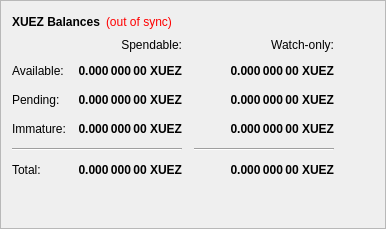
        <widget class="QFrame" name="frame">
         <property name="frameShape">
          <enum>QFrame::StyledPanel</enum>
         </property>
         <property name="frameShadow">
          <enum>QFrame::Raised</enum>
         </property>
         <layout class="QVBoxLayout" name="verticalLayout_4">
          <item>
           <layout class="QHBoxLayout" name="horizontalLayout_4">
            <item>
             <widget class="QLabel" name="label_5">
              <property name="font">
               <font>
                <weight>75</weight>
                <bold>true</bold>
               </font>
              </property>
              <property name="text">
               <string>XUEZ Balances</string>
              </property>
             </widget>
            </item>
            <item>
             <widget class="QLabel" name="labelWalletStatus">
              <property name="cursor">
               <cursorShape>WhatsThisCursor</cursorShape>
              </property>
              <property name="toolTip">
               <string>The displayed information may be out of date. Your wallet automatically synchronizes with the Xuez network after a connection is established, but this process has not completed yet.</string>
              </property>
              <property name="styleSheet">
               <string notr="true">QLabel { color: red; }</string>
              </property>
              <property name="text">
               <string notr="true">(out of sync)</string>
              </property>
              <property name="alignment">
               <set>Qt::AlignLeading|Qt::AlignLeft|Qt::AlignVCenter</set>
              </property>
             </widget>
            </item>
            <item>
             <spacer name="horizontalSpacer_3">
              <property name="orientation">
               <enum>Qt::Horizontal</enum>
              </property>
              <property name="sizeHint" stdset="0">
               <size>
                <width>40</width>
                <height>20</height>
               </size>
              </property>
             </spacer>
            </item>
           </layout>
          </item>
          <item>
           <layout class="QGridLayout" name="gridLayout">
            <property name="spacing">
             <number>12</number>
            </property>
            <item row="2" column="2">
             <widget class="QLabel" name="labelWatchPending">
              <property name="font">
               <font>
                <weight>75</weight>
                <bold>true</bold>
               </font>
              </property>
              <property name="cursor">
               <cursorShape>IBeamCursor</cursorShape>
              </property>
              <property name="toolTip">
               <string>Unconfirmed transactions to watch-only addresses</string>
              </property>
              <property name="text">
               <string notr="true">0.000 000 00 XUEZ</string>
              </property>
              <property name="alignment">
               <set>Qt::AlignRight|Qt::AlignTrailing|Qt::AlignVCenter</set>
              </property>
              <property name="textInteractionFlags">
               <set>Qt::LinksAccessibleByMouse|Qt::TextSelectableByKeyboard|Qt::TextSelectableByMouse</set>
              </property>
             </widget>
            </item>
            <item row="2" column="1">
             <widget class="QLabel" name="labelUnconfirmed">
              <property name="font">
               <font>
                <weight>75</weight>
                <bold>true</bold>
               </font>
              </property>
              <property name="cursor">
               <cursorShape>IBeamCursor</cursorShape>
              </property>
              <property name="toolTip">
               <string>Total of transactions that have yet to be confirmed, and do not yet count toward the spendable balance</string>
              </property>
              <property name="text">
               <string notr="true">0.000 000 00 XUEZ</string>
              </property>
              <property name="alignment">
               <set>Qt::AlignRight|Qt::AlignTrailing|Qt::AlignVCenter</set>
              </property>
              <property name="textInteractionFlags">
               <set>Qt::LinksAccessibleByMouse|Qt::TextSelectableByKeyboard|Qt::TextSelectableByMouse</set>
              </property>
             </widget>
            </item>
            <item row="3" column="2">
             <widget class="QLabel" name="labelWatchImmature">
              <property name="font">
               <font>
                <weight>75</weight>
                <bold>true</bold>
               </font>
              </property>
              <property name="cursor">
               <cursorShape>IBeamCursor</cursorShape>
              </property>
              <property name="toolTip">
               <string>Staked or masternode rewards in watch-only addresses that has not yet matured</string>
              </property>
              <property name="text">
               <string notr="true">0.000 000 00 XUEZ</string>
              </property>
              <property name="alignment">
               <set>Qt::AlignRight|Qt::AlignTrailing|Qt::AlignVCenter</set>
              </property>
              <property name="textInteractionFlags">
               <set>Qt::LinksAccessibleByMouse|Qt::TextSelectableByKeyboard|Qt::TextSelectableByMouse</set>
              </property>
             </widget>
            </item>
            <item row="4" column="0" colspan="2">
             <widget class="Line" name="lineSpendableBalance">
              <property name="orientation">
               <enum>Qt::Horizontal</enum>
              </property>
             </widget>
            </item>
            <item row="4" column="2">
             <widget class="Line" name="lineWatchBalance">
              <property name="sizePolicy">
               <sizepolicy hsizetype="Preferred" vsizetype="Fixed">
                <horstretch>0</horstretch>
                <verstretch>0</verstretch>
               </sizepolicy>
              </property>
              <property name="minimumSize">
               <size>
                <width>140</width>
                <height>0</height>
               </size>
              </property>
              <property name="orientation">
               <enum>Qt::Horizontal</enum>
              </property>
             </widget>
            </item>
            <item row="5" column="0">
             <widget class="QLabel" name="labelTotalText">
              <property name="text">
               <string>Total:</string>
              </property>
             </widget>
            </item>
            <item row="3" column="1">
             <widget class="QLabel" name="labelImmature">
              <property name="font">
               <font>
                <weight>75</weight>
                <bold>true</bold>
               </font>
              </property>
              <property name="cursor">
               <cursorShape>IBeamCursor</cursorShape>
              </property>
              <property name="toolTip">
               <string>Staked or masternode rewards that has not yet matured</string>
              </property>
              <property name="text">
               <string notr="true">0.000 000 00 XUEZ</string>
              </property>
              <property name="alignment">
               <set>Qt::AlignRight|Qt::AlignTrailing|Qt::AlignVCenter</set>
              </property>
              <property name="textInteractionFlags">
               <set>Qt::LinksAccessibleByMouse|Qt::TextSelectableByKeyboard|Qt::TextSelectableByMouse</set>
              </property>
             </widget>
            </item>
            <item row="2" column="3">
             <spacer name="horizontalSpacer_2">
              <property name="orientation">
               <enum>Qt::Horizontal</enum>
              </property>
              <property name="sizeHint" stdset="0">
               <size>
                <width>40</width>
                <height>20</height>
               </size>
              </property>
             </spacer>
            </item>
            <item row="3" column="0">
             <widget class="QLabel" name="labelImmatureText">
              <property name="text">
               <string>Immature:</string>
              </property>
             </widget>
            </item>
            <item row="5" column="1">
             <widget class="QLabel" name="labelTotal">
              <property name="font">
               <font>
                <weight>75</weight>
                <bold>true</bold>
               </font>
              </property>
              <property name="cursor">
               <cursorShape>IBeamCursor</cursorShape>
              </property>
              <property name="toolTip">
               <string>Your current total balance</string>
              </property>
              <property name="text">
               <string notr="true">0.000 000 00 XUEZ</string>
              </property>
              <property name="alignment">
               <set>Qt::AlignRight|Qt::AlignTrailing|Qt::AlignVCenter</set>
              </property>
              <property name="textInteractionFlags">
               <set>Qt::LinksAccessibleByMouse|Qt::TextSelectableByKeyboard|Qt::TextSelectableByMouse</set>
              </property>
             </widget>
            </item>
            <item row="5" column="2">
             <widget class="QLabel" name="labelWatchTotal">
              <property name="font">
               <font>
                <weight>75</weight>
                <bold>true</bold>
               </font>
              </property>
              <property name="cursor">
               <cursorShape>IBeamCursor</cursorShape>
              </property>
              <property name="toolTip">
               <string>Current total balance in watch-only addresses</string>
              </property>
              <property name="text">
               <string notr="true">0.000 000 00 XUEZ</string>
              </property>
              <property name="alignment">
               <set>Qt::AlignRight|Qt::AlignTrailing|Qt::AlignVCenter</set>
              </property>
              <property name="textInteractionFlags">
               <set>Qt::LinksAccessibleByMouse|Qt::TextSelectableByKeyboard|Qt::TextSelectableByMouse</set>
              </property>
             </widget>
            </item>
            <item row="0" column="2">
             <widget class="QLabel" name="labelWatchonly">
              <property name="text">
               <string>Watch-only:</string>
              </property>
              <property name="alignment">
               <set>Qt::AlignRight|Qt::AlignTrailing|Qt::AlignVCenter</set>
              </property>
             </widget>
            </item>
            <item row="1" column="0">
             <widget class="QLabel" name="labelBalanceText">
              <property name="text">
               <string>Available:</string>
              </property>
             </widget>
            </item>
            <item row="1" column="1">
             <widget class="QLabel" name="labelBalance">
              <property name="font">
               <font>
                <weight>75</weight>
                <bold>true</bold>
               </font>
              </property>
              <property name="cursor">
               <cursorShape>IBeamCursor</cursorShape>
              </property>
              <property name="toolTip">
               <string>Your current spendable balance</string>
              </property>
              <property name="text">
               <string notr="true">0.000 000 00 XUEZ</string>
              </property>
              <property name="alignment">
               <set>Qt::AlignRight|Qt::AlignTrailing|Qt::AlignVCenter</set>
              </property>
              <property name="textInteractionFlags">
               <set>Qt::LinksAccessibleByMouse|Qt::TextSelectableByKeyboard|Qt::TextSelectableByMouse</set>
              </property>
             </widget>
            </item>
            <item row="1" column="2">
             <widget class="QLabel" name="labelWatchAvailable">
              <property name="font">
               <font>
                <weight>75</weight>
                <bold>true</bold>
               </font>
              </property>
              <property name="cursor">
               <cursorShape>IBeamCursor</cursorShape>
              </property>
              <property name="toolTip">
               <string>Your current balance in watch-only addresses</string>
              </property>
              <property name="text">
               <string notr="true">0.000 000 00 XUEZ</string>
              </property>
              <property name="alignment">
               <set>Qt::AlignRight|Qt::AlignTrailing|Qt::AlignVCenter</set>
              </property>
              <property name="textInteractionFlags">
               <set>Qt::LinksAccessibleByMouse|Qt::TextSelectableByKeyboard|Qt::TextSelectableByMouse</set>
              </property>
             </widget>
            </item>
            <item row="2" column="0">
             <widget class="QLabel" name="labelPendingText">
              <property name="text">
               <string>Pending:</string>
              </property>
             </widget>
            </item>
            <item row="0" column="1">
             <widget class="QLabel" name="labelSpendable">
              <property name="text">
               <string>Spendable:</string>
              </property>
              <property name="alignment">
               <set>Qt::AlignRight|Qt::AlignTrailing|Qt::AlignVCenter</set>
              </property>
             </widget>
            </item>
           </layout>
          </item>
          <item>
           <spacer name="verticalSpacer_4">
            <property name="orientation">
             <enum>Qt::Vertical</enum>
            </property>
            <property name="sizeHint" stdset="0">
             <size>
              <width>20</width>
              <height>40</height>
             </size>
            </property>
           </spacer>
          </item>
         </layout>
        </widget>
